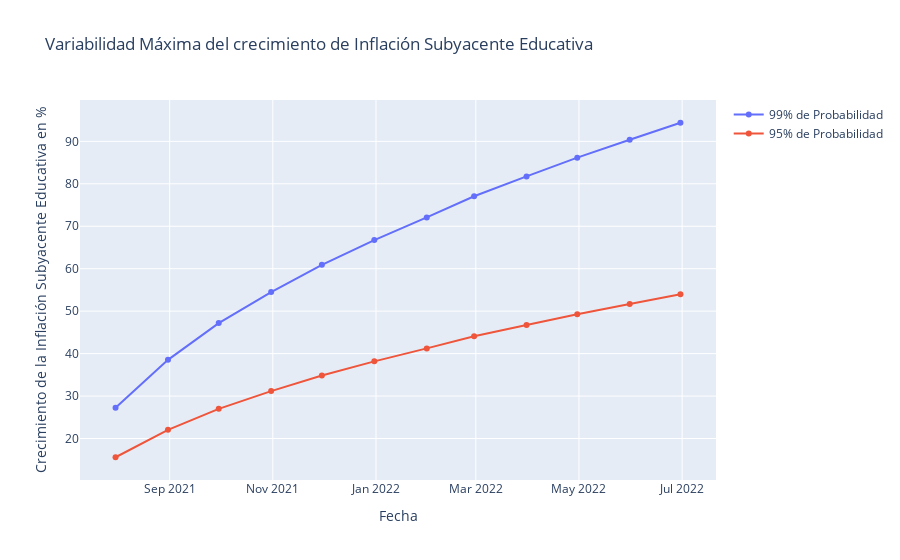

Write notebook code for a chart like this one.
### Code cell
fig3 = go.Figure(
    data=[
        go.Scatter(
            name="99% de Probabilidad",
            x=df2.index,
            y=df2['99%'],
            #offsetgroup=0,
        ),
        go.Scatter(
            name="95% de Probabilidad",
            x=df2.index,
            y=df2['95%'],
            #offsetgroup=1,
            #base=df2["RS_Cum1"],
        )
    ],
    layout=go.Layout(
        title="Variabilidad Máxima del crecimiento de Inflación Subyacente Educativa",
        yaxis_title="Crecimiento de la Inflación Subyacente Educativa en %",xaxis_title="Fecha"
        #template='plotly_dark'
    )
)
fig3.show()

### Figure 1 — Plotly figure (JSON) as saved in the notebook; plotly's stock layout.template omitted (floating-point values rounded to 4 significant figures)
{"data": [{"name": "99% de Probabilidad", "type": "scatter", "x": ["2021-07-31T00:00:00", "2021-08-31T00:00:00", "2021-09-30T00:00:00", "2021-10-31T00:00:00", "2021-11-30T00:00:00", "2021-12-31T00:00:00", "2022-01-31T00:00:00", "2022-02-28T00:00:00", "2022-03-31T00:00:00", "2022-04-30T00:00:00", "2022-05-31T00:00:00", "2022-06-30T00:00:00"], "y": [27.25, 38.53, 47.19, 54.49, 60.92, 66.74, 72.09, 77.06, 81.74, 86.16, 90.36, 94.38]}, {"name": "95% de Probabilidad", "type": "scatter", "x": ["2021-07-31T00:00:00", "2021-08-31T00:00:00", "2021-09-30T00:00:00", "2021-10-31T00:00:00", "2021-11-30T00:00:00", "2021-12-31T00:00:00", "2022-01-31T00:00:00", "2022-02-28T00:00:00", "2022-03-31T00:00:00", "2022-04-30T00:00:00", "2022-05-31T00:00:00", "2022-06-30T00:00:00"], "y": [15.58, 22.04, 26.99, 31.16, 34.84, 38.17, 41.23, 44.07, 46.75, 49.28, 51.68, 53.98]}], "layout": {"title": {"text": "Variabilidad Máxima del crecimiento de Inflación Subyacente Educativa"}, "xaxis": {"title": {"text": "Fecha"}}, "yaxis": {"title": {"text": "Crecimiento de la Inflación Subyacente Educativa en %"}}}}
